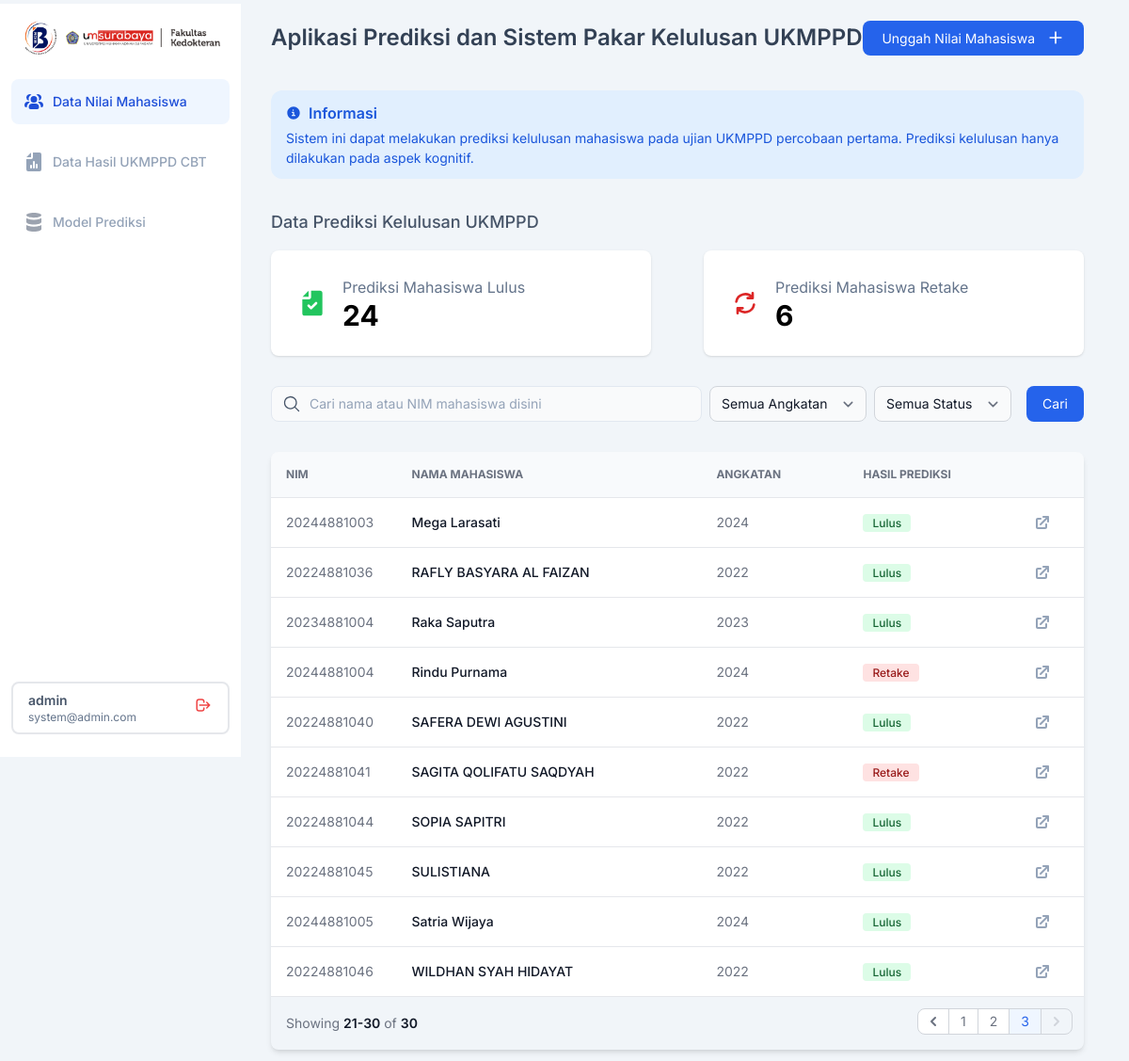
/?page=3 (signed in), run on the app's committed database.
### dataNilai/models.py (models this page shows, shortened)
class nilaiMahasiswa(models.Model):
    mahasiswa_ID = models.AutoField(primary_key=True)
    nama_mahasiswa = models.CharField(max_length=512)
    NIM = models.IntegerField()
    angkatan = models.CharField(max_length=20)
    semester = models.CharField(max_length=20)
    IPD = models.FloatField(blank=True, null=True)
    IKA = models.FloatField(blank=True, null=True)
    RAD = models.FloatField(blank=True, null=True)
    SRM = models.FloatField(blank=True, null=True)
    KDK = models.FloatField(blank=True, null=True)
    MPK = models.FloatField(blank=True, null=True)
    ANT = models.FloatField(blank=True, null=True)
    MAT = models.FloatField(blank=True, null=True)
    IKM = models.FloatField(blank=True, null=True)
    THTKL = models.FloatField(blank=True, null=True)
    KJW = models.FloatField(blank=True, null=True)
    OT2 = models.FloatField(blank=True, null=True)
    BED = models.FloatField(blank=True, null=True)
    OBG = models.FloatField(blank=True, null=True)
    FOR = models.FloatField(blank=True, null=True)
    MOI = models.FloatField(blank=True, null=True)
    ELK = models.FloatField(blank=True, null=True)
    hasil_ukmppd = models.IntegerField(choices=[(0, 'Retake'), (1, 'Lulus')], null=True, blank=True)
    solution = models.CharField(max_length=1024, blank=True, null=True)
    created_at = models.DateTimeField(auto_now_add=True)
    updated_at = models.DateTimeField(auto_now=True)

### webdemo/views.py (the view)
# urls.py: path('', views.index),
def index(request):
    dashboard = nilaiMahasiswa.objects.all().order_by('nama_mahasiswa')
    record_count = nilaiMahasiswa.objects.all().count()
    angkatan_list = nilaiMahasiswa.objects.values_list('angkatan', flat=True).distinct()
    nilai_search_query = request.GET.get('query')
    nilai_filter_angkatan = request.GET.get('angkatan')
    nilai_filter_status = request.GET.get('status')
    if nilai_search_query:
        dashboard = dashboard.filter(Q(nama_mahasiswa__icontains = nilai_search_query) | Q(NIM__icontains = nilai_search_query))
    if nilai_filter_angkatan and nilai_filter_angkatan != 'Semua Angkatan':
        dashboard = dashboard.filter(angkatan = nilai_filter_angkatan)
    if nilai_filter_status and nilai_filter_status != 'Semua':
        if nilai_filter_status == 'Lulus':
            dashboard = dashboard.filter(hasil_ukmppd = 1)
        elif nilai_filter_status == 'Retake':
            dashboard = dashboard.filter(hasil_ukmppd = 0)
    paginator = Paginator(dashboard, 10)
    page_number = request.GET.get('page')
    page_obj = paginator.get_page(page_number)
    record_count = dashboard.count()
    predict_lulus = nilaiMahasiswa.objects.filter(hasil_ukmppd = 1).count()
    predict_retake = nilaiMahasiswa.objects.filter(hasil_ukmppd = 0).count()
    context = {
        'page_obj': page_obj,
        'record_count': record_count,
        'angkatan_list': angkatan_list,
        'nilai_search_query': nilai_search_query,
        'nilai_filter_angkatan': nilai_filter_angkatan,
        'nilai_filter_status': nilai_filter_status,
        'predict_lulus': predict_lulus,
        'predict_retake': predict_retake,
    }
    return render(request, 'homepage.html', context)

### templates/homepage.html (shortened to what this page needs)
{% load static tailwind_tags %}
{% load static %}
<!DOCTYPE html>
<html>
  <head>
    {% tailwind_css %}
  </head>
  <body class="bg-slate-100 font-['Inter']">
    <aside id="default-sidebar" class="fixed top-0 left-0 z-40 w-64 h-screen transition-transform -translate-x-full sm:translate-x-0" aria-label="Sidebar">
      <div class="h-full px-3 py-4 mt-1 overflow-y-auto bg-white flex flex-col justify-between">
        <div class="flex flex-col gap-6">
          <div class="sm:ml flex justify-center gap-2 items-center">
            <img class="w-10" src="{% static 'img/rdib.png' %}" />
            <img class="w-[163.76px] h-[19.51px]" src="{% static 'img/fkum.png' %}" />
          </div>
          <ul class="space-y-4 font-medium">
            <a href="/" class="flex items-center p-3 bg-blue-50 rounded-lg text-blue-600">
              <li class="flex gap-2 items-center justify-start">
                <span class="text-blue-700 text-[14px] font-medium font-['Inter'] leading-normal">Data Nilai Mahasiswa</span>
              </li>
            </a>
            <a href="/data-ukmppd" class="flex items-center p-3 hover:bg-slate-100 rounded-lg text-gray-900">
              <li class="flex gap-2 items-center justify-start">
                <span class="text-slate-400 text-[14px] font-medium font-['Inter'] leading-normal">Data Hasil UKMPPD CBT</span>
              </li>
            </a>
            <a href="/model-prediksi" class="flex items-center p-3 hover:bg-slate-100 rounded-lg text-gray-900">
              <li class="flex gap-2 items-center justify-start">
                <span class="text-slate-400 text-[14px] font-medium font-['Inter'] leading-normal">Model Prediksi</span>
              </li>
            </a>
          </ul>
        </div>
        <div class="px-4 py-2 mb-2 border-2 rounded-lg flex justify-between items-center">
          <div class="flex flex-col">
              <span class="text-slate-600 text-sm font-semibold">{{ user.username }}</span>
              <span class="text-slate-500 text-xs font-normal">{{ user.email }}</span>
          </div>
          <form action="{% url 'logout' %}" method="post">
            <button type="submit" class="bg-transparent border-none p-0 cursor-pointer">
            </button>
          </form>
      </div>
      </div>
    </aside>
    <div class="p-4 gap-y-8 sm:ml-64 mr-8 ps-8 flex flex-col">
      <div class="flex grid-cols-1 items-center justify-between">
        <span class="text-slate-700 text-2xl font-semibold font-['Inter'] leading-loose">Aplikasi Prediksi dan Sistem Pakar Kelulusan UKMPPD</span>
        <a href="data-nilai/form-nilai" class="bg-blue-600 hover:bg-blue-700 rounded-lg justify-center items-center flex gap-3 px-5 h-[37px]">
          <span class="text-white text-sm font-base font-['Inter'] leading-[21px]">Unggah Nilai Mahasiswa</span>
          <svg class="w-5 h-5 text-white" aria-hidden="true" xmlns="http://www.w3.org/2000/svg" width="10" height="10" fill="none" viewBox="0 0 24 24">
            <path stroke="currentColor" stroke-linecap="round" stroke-linejoin="round" stroke-width="2" d="M5 12h14m-7 7V5" />
          </svg>
        </a>
      </div>
      <div class="p-3 px-4 flex flex-col gap-y-1 bg-[#e1effe] rounded-xl">
        <div class="inline-flex items-center gap-2">
          <span class="text-[#1a56db] text-base font-semibold font-['Inter'] leading-normal">Informasi</span>
        </div>
        <span class="text-[#1a56db] text-sm font-normal font-['Inter'] leading-[21px]">Sistem ini dapat melakukan prediksi kelulusan mahasiswa pada ujian UKMPPD percobaan pertama. Prediksi kelulusan hanya dilakukan pada aspek kognitif.</span>
      </div>
      <div class="flex flex-col gap-4">
        <div class="flex justify-between">
          <span class="text-slate-600 text-lg font-medium font-['Inter'] leading-7">Data Prediksi Kelulusan UKMPPD</span>
        </div>
        <div class="grid md:grid-cols-2 gap-14">
          <div class="flex gap-x-4 items-center bg-white shadow p-7 rounded-lg">
            <div class="flex flex-col justify-start items-start gap-1">
              <span class="text-slate-500 text-[16px] leading-snug">Prediksi Mahasiswa Lulus</span>
              <span class="text-[30px] font-bold leading-none">{{ predict_lulus|default:0 }}</span>
            </div>
          </div>
          <div class="flex gap-x-4 items-center bg-white shadow p-7 rounded-lg">
            <div class="flex flex-col justify-start items-start gap-1">
              <span class="text-slate-500 text-[16px] leading-snug">Prediksi Mahasiswa Retake</span>
              <span class="text-[30px] font-bold leading-none">{{ predict_retake|default:0 }}</span>
            </div>
          </div>
        </div>
      </div>
      <form method="GET" action="{% url 'index' %}" class="grid">
        <div class="justify-end inline-flex gap-2">
            <div class="w-full flex items-center relative">
              <input
              name = "query"
              value = "{{ nilai_search_query|default:''}}"
              class="w-full bg-gray-50 placeholder:text-slate-400 text-slate-700 text-sm border border-slate-200 rounded-lg pl-10 pr-3 py-2 transition duration-300 ease focus:outline-none focus:border-slate-400 hover:border-slate-300"
              placeholder="Cari nama atau NIM mahasiswa disini"/>
            </div>
            <select name="angkatan" id="angkatan" class="bg-gray-50 border border-gray-300 text-gray-900 text-sm rounded-lg focus:ring-blue-500 focus:border-blue-500 block pl-3 py-1">
              <option value="Semua Angkatan" {% if nilai_filter_angkatan == "Semua Angkatan" %} selected {% endif %}>Semua Angkatan</option>
            </select>
            <select name="status" id="status" class="bg-gray-50 border border-gray-300 text-gray-900 text-sm rounded-lg focus:ring-blue-500 focus:border-blue-500 block pl-3 py-1">
              <option value="Semua" {% if nilai_filter_status == "Semua" %} selected {% endif %}>Semua Status</option>
            </select>
            <button
                class="rounded-lg bg-blue-600 py-2 px-4 border border-transparent text-center text-sm text-white focus:bg-blue-700 focus:shadow-none active:bg-blue-700 hover:bg-blue-700 active:shadow-none disabled:pointer-events-none disabled:opacity-50 ml-2"
                type="submit">
                Cari
            </button>
        </div>
      </form>
      <div class="relative overflow-x-auto shadow-md sm:rounded-lg">
        <table class="w-full text-sm text-left rtl:text-right text-gray-500">
          <thead class="text-xs uppercase bg-slate-50 border-b">
            <tr>
              <th scope="col" class="p-4">NIM</th>
              <th scope="col" class="px-6 py-3">Nama Mahasiswa</th>
              <th scope="col" class="px-6 py-3">Angkatan</th>
              <th scope="col" class="px-6 py-3">Hasil Prediksi</th>
              <th scope="col" class="px-6 py-3"></th>
            </tr>
          </thead>
          <tbody>
            {% if page_obj.object_list %}
              {% for dashboard in page_obj.object_list %}
              <tr class="bg-white border-b hover:bg-gray-200">
                <td class="w-4 p-4">{{ dashboard.NIM }}</td>
                <th scope="row" class="px-6 py-4 font-medium text-gray-900 whitespace-nowrap">{{ dashboard.nama_mahasiswa }}</th>
                <td class="px-6 py-4">{{ dashboard.angkatan }}</td>
                <td class="px-6 py-4">
                  {% if dashboard.hasil_ukmppd == 1 %}
                    <span class="bg-green-100 text-green-800 border-green-300 font-['Inter'] text-xs font-medium me-2 px-2.5 py-0.5 rounded">Lulus</span>
                  {% elif dashboard.hasil_ukmppd == 0 %}
                    <span class="bg-red-100 text-red-800 border-red-300 font-['Inter'] text-xs font-medium me-2 px-2.5 py-0.5 rounded">Retake</span>
                  {% endif %}
                </td>
                <td class="px-4 py-4">
                  <a href="{% url 'detail-nilai' dashboard.NIM %}" class="font-medium hover:underline">
                  </a>
                </td>
              </tr>
              {% endfor %}
            {% else %}
              <tr>
                <td colspan="5" class="text-center py-4">Data tidak ditemukan</td>
              </tr>
            {% endif %}
          </tbody>
        </table>
        <nav class="flex items-center flex-column flex-wrap md:flex-row justify-between py-3" aria-label="Table navigation">
          <span class="pl-4 text-sm font-normal text-gray-500 :inline md:w-auto">Showing <span class="font-semibold text-gray-900">{{ page_obj.start_index }}-{{ page_obj.end_index }}</span> of <span class="font-semibold text-gray-900">{{ record_count }}</span></span>
          <ul class="pr-3 inline-flex -space-x-px rtl:space-x-reverse text-sm h-8">
            {% if page_obj.has_previous %}
              <li>
                <a href="?page={{ page_obj.previous_page_number }}" class="flex items-center justify-center px-1 h-7 ms-0 leading-tight text-gray-500 bg-white border border-gray-300 rounded-s-lg hover:bg-gray-100 hover:text-gray-700">
                  <svg class="w-6 h-6 text-gray-500" aria-hidden="true" xmlns="http://www.w3.org/2000/svg" width="24" height="24" fill="none" viewBox="0 0 24 24">
                    <path stroke="currentColor" stroke-linecap="round" stroke-linejoin="round" stroke-width="2" d="m14 8-4 4 4 4" />
                  </svg>
                </a>
              </li>
            {% endif %}
            {% for num in page_obj.paginator.page_range %}
              {% if page_obj.number == num %}
                <li>
                  <a href="?page={{ num }}" aria-current="page" class="flex items-center justify-center px-3 h-7 text-blue-600 border border-gray-300 bg-blue-50 hover:bg-blue-100 hover:text-blue-700">
                      {{ num }}
                  </a>
                </li>
              {% else %}
                <li>
                  <a href="?page={{ num }}" class="flex items-center justify-center px-3 h-7 leading-tight text-gray-500 bg-white border border-gray-300 hover:bg-gray-100 hover:text-gray-700">
                      {{ num }}
                  </a>
                </li>
              {% endif %}
            {% endfor %}
            {% if page_obj.has_next %}
                <li>
                  <a href="?page={{ page_obj.next_page_number }}" class="flex items-center justify-center px-1 h-7 leading-tight text-gray-500 bg-white border border-gray-300 rounded-e-lg hover:bg-gray-100 hover:text-gray-700">
                      <svg class="w-6 h-6 text-gray-500" aria-hidden="true" xmlns="http://www.w3.org/2000/svg" width="24" height="24" fill="none" viewBox="0 0 24 24">
                          <path stroke="currentColor" stroke-linecap="round" stroke-linejoin="round" stroke-width="2" d="m10 16 4-4-4-4" />
                      </svg>
                  </a>
                </li>
            {% else %}
              <li>
                <a href="#" class="flex items-center justify-center px-1 h-7 leading-tight text-gray-300 bg-grey-100 border border-gray-300 rounded-e-lg" disabled>
                    <svg class="w-6 h-6 text-gray-300" aria-hidden="true" xmlns="http://www.w3.org/2000/svg" width="24" height="24" fill="none" viewBox="0 0 24 24">
                        <path stroke="currentColor" stroke-linecap="round" stroke-linejoin="round" stroke-width="2" d="m10 16 4-4-4-4" />
                    </svg>
                </a>
              </li>
            {% endif %}
          </ul>
        </nav>
      </div>
    </div>
  </body>
</html>

### data on the page
nilaiMahasiswa: NIM "20244881003", nama_mahasiswa "Mega Larasati", angkatan "2024", hasil_ukmppd "Lulus"
nilaiMahasiswa: NIM "20224881036", nama_mahasiswa "RAFLY BASYARA AL FAIZAN", angkatan "2022", hasil_ukmppd "Lulus"
nilaiMahasiswa: NIM "20234881004", nama_mahasiswa "Raka Saputra", angkatan "2023", hasil_ukmppd "Lulus"
nilaiMahasiswa: NIM "20244881004", nama_mahasiswa "Rindu Purnama", angkatan "2024", hasil_ukmppd "Retake"
nilaiMahasiswa: NIM "20224881040", nama_mahasiswa "SAFERA DEWI AGUSTINI", angkatan "2022", hasil_ukmppd "Lulus"
nilaiMahasiswa: NIM "20224881041", nama_mahasiswa "SAGITA QOLIFATU SAQDYAH", angkatan "2022", hasil_ukmppd "Retake"
nilaiMahasiswa: NIM "20224881044", nama_mahasiswa "SOPIA SAPITRI", angkatan "2022", hasil_ukmppd "Lulus"
nilaiMahasiswa: NIM "20224881045", nama_mahasiswa "SULISTIANA", angkatan "2022", hasil_ukmppd "Lulus"
nilaiMahasiswa: NIM "20244881005", nama_mahasiswa "Satria Wijaya", angkatan "2024", hasil_ukmppd "Lulus"
nilaiMahasiswa: NIM "20224881046", nama_mahasiswa "WILDHAN SYAH HIDAYAT", angkatan "2022", hasil_ukmppd "Lulus"

### other printed values
{{ user.username }} "admin"
{{ user.email }} "system@admin.com"
{{ predict_lulus|default:0 }} "24"
{{ predict_retake|default:0 }} "6"
{{ page_obj.start_index }} "21"
{{ page_obj.end_index }} "30"
{{ record_count }} "30"
{{ num }} "1" "2"
{{ num }} "3"
